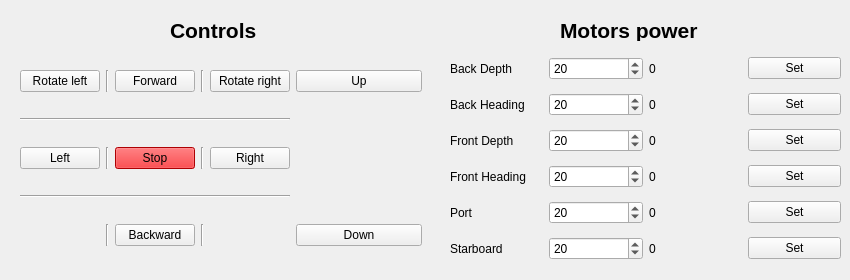
       <widget class="QWidget" name="thrusters">
        <attribute name="title">
         <string>Thrusters</string>
        </attribute>
        <widget class="QWidget" name="gridLayoutWidget">
         <property name="geometry">
          <rect>
           <x>20</x>
           <y>50</y>
           <width>402</width>
           <height>221</height>
          </rect>
         </property>
         <layout class="QGridLayout" name="gridLayout">
          <item row="2" column="1">
           <widget class="Line" name="line_4">
            <property name="orientation">
             <enum>Qt::Vertical</enum>
            </property>
           </widget>
          </item>
          <item row="2" column="0">
           <widget class="QPushButton" name="pushButton_Thruster_Left">
            <property name="text">
             <string>Left</string>
            </property>
           </widget>
          </item>
          <item row="4" column="5">
           <widget class="QPushButton" name="pushButton_Thruster_Down">
            <property name="text">
             <string>Down</string>
            </property>
           </widget>
          </item>
          <item row="2" column="4">
           <widget class="QPushButton" name="pushButton_Thruster_Right">
            <property name="text">
             <string>Right</string>
            </property>
           </widget>
          </item>
          <item row="0" column="2">
           <widget class="QPushButton" name="pushButton_Thruster_For">
            <property name="text">
             <string>Forward</string>
            </property>
           </widget>
          </item>
          <item row="4" column="2">
           <widget class="QPushButton" name="pushButton_Thruster_Back">
            <property name="text">
             <string>Backward</string>
            </property>
           </widget>
          </item>
          <item row="2" column="5">
           <spacer name="horizontalSpacer">
            <property name="orientation">
             <enum>Qt::Horizontal</enum>
            </property>
            <property name="sizeHint" stdset="0">
             <size>
              <width>40</width>
              <height>20</height>
             </size>
            </property>
           </spacer>
          </item>
          <item row="0" column="5">
           <widget class="QPushButton" name="pushButton_Thruster_Up">
            <property name="text">
             <string>Up</string>
            </property>
           </widget>
          </item>
          <item row="2" column="2">
           <widget class="QPushButton" name="pushButton_Thruster_Stop">
            <property name="palette">
             <palette>
              <active>
               <colorrole role="WindowText">
                <brush brushstyle="SolidPattern">
                 <color alpha="255">
                  <red>0</red>
                  <green>0</green>
                  <blue>0</blue>
                 </color>
                </brush>
               </colorrole>
               <colorrole role="Button">
                <brush brushstyle="SolidPattern">
                 <color alpha="255">
                  <red>242</red>
                  <green>0</green>
                  <blue>4</blue>
                 </color>
                </brush>
               </colorrole>
               <colorrole role="Light">
                <brush brushstyle="SolidPattern">
                 <color alpha="255">
                  <red>255</red>
                  <green>108</green>
                  <blue>110</blue>
                 </color>
                </brush>
               </colorrole>
               <colorrole role="Midlight">
                <brush brushstyle="SolidPattern">
                 <color alpha="255">
                  <red>248</red>
                  <green>54</green>
                  <blue>57</blue>
                 </color>
                </brush>
               </colorrole>
               <colorrole role="Dark">
                <brush brushstyle="SolidPattern">
                 <color alpha="255">
                  <red>121</red>
                  <green>0</green>
                  <blue>2</blue>
                 </color>
                </brush>
               </colorrole>
               <colorrole role="Mid">
                <brush brushstyle="SolidPattern">
                 <color alpha="255">
                  <red>161</red>
                  <green>0</green>
                  <blue>2</blue>
                 </color>
                </brush>
               </colorrole>
               <colorrole role="Text">
                <brush brushstyle="SolidPattern">
                 <color alpha="255">
                  <red>0</red>
                  <green>0</green>
                  <blue>0</blue>
                 </color>
                </brush>
               </colorrole>
               <colorrole role="BrightText">
                <brush brushstyle="SolidPattern">
                 <color alpha="255">
                  <red>255</red>
                  <green>255</green>
                  <blue>255</blue>
                 </color>
                </brush>
               </colorrole>
               <colorrole role="ButtonText">
                <brush brushstyle="SolidPattern">
                 <color alpha="255">
                  <red>0</red>
                  <green>0</green>
                  <blue>0</blue>
                 </color>
                </brush>
               </colorrole>
               <colorrole role="Base">
                <brush brushstyle="SolidPattern">
                 <color alpha="255">
                  <red>255</red>
                  <green>255</green>
                  <blue>255</blue>
                 </color>
                </brush>
               </colorrole>
               <colorrole role="Window">
                <brush brushstyle="SolidPattern">
                 <color alpha="255">
                  <red>242</red>
                  <green>0</green>
                  <blue>4</blue>
                 </color>
                </brush>
               </colorrole>
               <colorrole role="Shadow">
                <brush brushstyle="SolidPattern">
                 <color alpha="255">
                  <red>0</red>
                  <green>0</green>
                  <blue>0</blue>
                 </color>
                </brush>
               </colorrole>
               <colorrole role="AlternateBase">
                <brush brushstyle="SolidPattern">
                 <color alpha="255">
                  <red>248</red>
                  <green>127</green>
                  <blue>129</blue>
                 </color>
                </brush>
               </colorrole>
               <colorrole role="ToolTipBase">
                <brush brushstyle="SolidPattern">
                 <color alpha="255">
                  <red>255</red>
                  <green>255</green>
                  <blue>220</blue>
                 </color>
                </brush>
               </colorrole>
               <colorrole role="ToolTipText">
                <brush brushstyle="SolidPattern">
                 <color alpha="255">
                  <red>0</red>
                  <green>0</green>
                  <blue>0</blue>
                 </color>
                </brush>
               </colorrole>
              </active>
              <inactive>
               <colorrole role="WindowText">
                <brush brushstyle="SolidPattern">
                 <color alpha="255">
                  <red>0</red>
                  <green>0</green>
                  <blue>0</blue>
                 </color>
                </brush>
               </colorrole>
               <colorrole role="Button">
                <brush brushstyle="SolidPattern">
                 <color alpha="255">
                  <red>242</red>
                  <green>0</green>
                  <blue>4</blue>
                 </color>
                </brush>
               </colorrole>
               <colorrole role="Light">
                <brush brushstyle="SolidPattern">
                 <color alpha="255">
                  <red>255</red>
                  <green>108</green>
                  <blue>110</blue>
                 </color>
                </brush>
               </colorrole>
               <colorrole role="Midlight">
                <brush brushstyle="SolidPattern">
                 <color alpha="255">
                  <red>248</red>
                  <green>54</green>
                  <blue>57</blue>
                 </color>
                </brush>
               </colorrole>
               <colorrole role="Dark">
                <brush brushstyle="SolidPattern">
                 <color alpha="255">
                  <red>121</red>
                  <green>0</green>
                  <blue>2</blue>
                 </color>
                </brush>
               </colorrole>
               <colorrole role="Mid">
                <brush brushstyle="SolidPattern">
                 <color alpha="255">
                  <red>161</red>
                  <green>0</green>
                  <blue>2</blue>
                 </color>
                </brush>
               </colorrole>
               <colorrole role="Text">
                <brush brushstyle="SolidPattern">
                 <color alpha="255">
                  <red>0</red>
                  <green>0</green>
                  <blue>0</blue>
                 </color>
                </brush>
               </colorrole>
               <colorrole role="BrightText">
                <brush brushstyle="SolidPattern">
                 <color alpha="255">
                  <red>255</red>
                  <green>255</green>
                  <blue>255</blue>
                 </color>
                </brush>
               </colorrole>
               <colorrole role="ButtonText">
                <brush brushstyle="SolidPattern">
                 <color alpha="255">
                  <red>0</red>
                  <green>0</green>
                  <blue>0</blue>
                 </color>
                </brush>
               </colorrole>
               <colorrole role="Base">
                <brush brushstyle="SolidPattern">
                 <color alpha="255">
                  <red>255</red>
                  <green>255</green>
                  <blue>255</blue>
                 </color>
                </brush>
               </colorrole>
               <colorrole role="Window">
                <brush brushstyle="SolidPattern">
                 <color alpha="255">
                  <red>242</red>
                  <green>0</green>
                  <blue>4</blue>
                 </color>
                </brush>
               </colorrole>
               <colorrole role="Shadow">
                <brush brushstyle="SolidPattern">
                 <color alpha="255">
                  <red>0</red>
                  <green>0</green>
                  <blue>0</blue>
                 </color>
                </brush>
               </colorrole>
               <colorrole role="AlternateBase">
                <brush brushstyle="SolidPattern">
                 <color alpha="255">
                  <red>248</red>
                  <green>127</green>
                  <blue>129</blue>
                 </color>
                </brush>
               </colorrole>
               <colorrole role="ToolTipBase">
                <brush brushstyle="SolidPattern">
                 <color alpha="255">
                  <red>255</red>
                  <green>255</green>
                  <blue>220</blue>
                 </color>
                </brush>
               </colorrole>
               <colorrole role="ToolTipText">
                <brush brushstyle="SolidPattern">
                 <color alpha="255">
                  <red>0</red>
                  <green>0</green>
                  <blue>0</blue>
                 </color>
                </brush>
               </colorrole>
              </inactive>
              <disabled>
               <colorrole role="WindowText">
                <brush brushstyle="SolidPattern">
                 <color alpha="255">
                  <red>121</red>
                  <green>0</green>
                  <blue>2</blue>
                 </color>
                </brush>
               </colorrole>
               <colorrole role="Button">
                <brush brushstyle="SolidPattern">
                 <color alpha="255">
                  <red>242</red>
                  <green>0</green>
                  <blue>4</blue>
                 </color>
                </brush>
               </colorrole>
               <colorrole role="Light">
                <brush brushstyle="SolidPattern">
                 <color alpha="255">
                  <red>255</red>
                  <green>108</green>
                  <blue>110</blue>
                 </color>
                </brush>
               </colorrole>
               <colorrole role="Midlight">
                <brush brushstyle="SolidPattern">
                 <color alpha="255">
                  <red>248</red>
                  <green>54</green>
                  <blue>57</blue>
                 </color>
                </brush>
               </colorrole>
               <colorrole role="Dark">
                <brush brushstyle="SolidPattern">
                 <color alpha="255">
                  <red>121</red>
                  <green>0</green>
                  <blue>2</blue>
                 </color>
                </brush>
               </colorrole>
               <colorrole role="Mid">
                <brush brushstyle="SolidPattern">
                 <color alpha="255">
                  <red>161</red>
                  <green>0</green>
                  <blue>2</blue>
                 </color>
                </brush>
               </colorrole>
               <colorrole role="Text">
                <brush brushstyle="SolidPattern">
                 <color alpha="255">
                  <red>121</red>
                  <green>0</green>
                  <blue>2</blue>
                 </color>
                </brush>
               </colorrole>
               <colorrole role="BrightText">
                <brush brushstyle="SolidPattern">
                 <color alpha="255">
                  <red>255</red>
                  <green>255</green>
                  <blue>255</blue>
                 </color>
                </brush>
               </colorrole>
               <colorrole role="ButtonText">
                <brush brushstyle="SolidPattern">
                 <color alpha="255">
                  <red>121</red>
                  <green>0</green>
                  <blue>2</blue>
                 </color>
                </brush>
               </colorrole>
               <colorrole role="Base">
                <brush brushstyle="SolidPattern">
                 <color alpha="255">
                  <red>242</red>
                  <green>0</green>
                  <blue>4</blue>
                 </color>
                </brush>
               </colorrole>
               <colorrole role="Window">
                <brush brushstyle="SolidPattern">
                 <color alpha="255">
                  <red>242</red>
                  <green>0</green>
                  <blue>4</blue>
                 </color>
                </brush>
               </colorrole>
               <colorrole role="Shadow">
                <brush brushstyle="SolidPattern">
                 <color alpha="255">
                  <red>0</red>
                  <green>0</green>
                  <blue>0</blue>
                 </color>
                </brush>
               </colorrole>
               <colorrole role="AlternateBase">
                <brush brushstyle="SolidPattern">
                 <color alpha="255">
                  <red>242</red>
                  <green>0</green>
                  <blue>4</blue>
                 </color>
                </brush>
               </colorrole>
               <colorrole role="ToolTipBase">
                <brush brushstyle="SolidPattern">
                 <color alpha="255">
                  <red>255</red>
                  <green>255</green>
                  <blue>220</blue>
                 </color>
                </brush>
               </colorrole>
               <colorrole role="ToolTipText">
                <brush brushstyle="SolidPattern">
                 <color alpha="255">
                  <red>0</red>
                  <green>0</green>
                  <blue>0</blue>
                 </color>
                </brush>
               </colorrole>
              </disabled>
             </palette>
            </property>
            <property name="text">
             <string>Stop</string>
            </property>
           </widget>
          </item>
          <item row="0" column="0">
           <widget class="QPushButton" name="pushButton_Thruster_Rot_L">
            <property name="text">
             <string>Rotate left</string>
            </property>
           </widget>
          </item>
          <item row="0" column="4">
           <widget class="QPushButton" name="pushButton_Thruster_Rot_R">
            <property name="text">
             <string>Rotate right</string>
            </property>
           </widget>
          </item>
          <item row="2" column="3">
           <widget class="Line" name="line_5">
            <property name="orientation">
             <enum>Qt::Vertical</enum>
            </property>
           </widget>
          </item>
          <item row="0" column="1">
           <widget class="Line" name="line_6">
            <property name="orientation">
             <enum>Qt::Vertical</enum>
            </property>
           </widget>
          </item>
          <item row="0" column="3">
           <widget class="Line" name="line_7">
            <property name="orientation">
             <enum>Qt::Vertical</enum>
            </property>
           </widget>
          </item>
          <item row="4" column="1">
           <widget class="Line" name="line_8">
            <property name="orientation">
             <enum>Qt::Vertical</enum>
            </property>
           </widget>
          </item>
          <item row="4" column="3">
           <widget class="Line" name="line_9">
            <property name="orientation">
             <enum>Qt::Vertical</enum>
            </property>
           </widget>
          </item>
          <item row="1" column="0" colspan="5">
           <widget class="Line" name="line_3">
            <property name="orientation">
             <enum>Qt::Horizontal</enum>
            </property>
           </widget>
          </item>
          <item row="3" column="0" colspan="5">
           <widget class="Line" name="line_2">
            <property name="orientation">
             <enum>Qt::Horizontal</enum>
            </property>
           </widget>
          </item>
         </layout>
        </widget>
        <widget class="QWidget" name="gridLayoutWidget_2">
         <property name="geometry">
          <rect>
           <x>450</x>
           <y>50</y>
           <width>391</width>
           <height>221</height>
          </rect>
         </property>
         <layout class="QGridLayout" name="gridLayout_3">
          <item row="4" column="1">
           <widget class="QSpinBox" name="spinBox_Thruster_Port">
            <property name="value">
             <number>20</number>
            </property>
           </widget>
          </item>
          <item row="3" column="1">
           <widget class="QSpinBox" name="spinBox_Thruster_Front_Heading">
            <property name="value">
             <number>20</number>
            </property>
           </widget>
          </item>
          <item row="0" column="0">
           <widget class="QLabel" name="label_6">
            <property name="text">
             <string>Back Depth</string>
            </property>
           </widget>
          </item>
          <item row="1" column="1">
           <widget class="QSpinBox" name="spinBox_Thruster_Back_Heading">
            <property name="value">
             <number>20</number>
            </property>
           </widget>
          </item>
          <item row="5" column="1">
           <widget class="QSpinBox" name="spinBox_Thruster_Starboard">
            <property name="value">
             <number>20</number>
            </property>
           </widget>
          </item>
          <item row="0" column="1">
           <widget class="QSpinBox" name="spinBox_Thruster_Back_Depth">
            <property name="value">
             <number>20</number>
            </property>
           </widget>
          </item>
          <item row="5" column="0">
           <widget class="QLabel" name="label">
            <property name="text">
             <string>Starboard</string>
            </property>
           </widget>
          </item>
          <item row="2" column="0">
           <widget class="QLabel" name="label_4">
            <property name="text">
             <string>Front Depth</string>
            </property>
           </widget>
          </item>
          <item row="2" column="1">
           <widget class="QSpinBox" name="spinBox_Thruster_Front_Depth">
            <property name="value">
             <number>20</number>
            </property>
           </widget>
          </item>
          <item row="4" column="0">
           <widget class="QLabel" name="label_2">
            <property name="text">
             <string>Port</string>
            </property>
           </widget>
          </item>
          <item row="1" column="0">
           <widget class="QLabel" name="label_5">
            <property name="text">
             <string>Back Heading</string>
            </property>
           </widget>
          </item>
          <item row="3" column="0">
           <widget class="QLabel" name="label_3">
            <property name="text">
             <string>Front Heading</string>
            </property>
           </widget>
          </item>
          <item row="0" column="2">
           <widget class="QLabel" name="label_Thruster_Speed_Bd">
            <property name="text">
             <string>0</string>
            </property>
           </widget>
          </item>
          <item row="1" column="2">
           <widget class="QLabel" name="label_Thruster_Speed_Bh">
            <property name="text">
             <string>0</string>
            </property>
           </widget>
          </item>
          <item row="3" column="2">
           <widget class="QLabel" name="label_Thruster_Speed_Fh">
            <property name="text">
             <string>0</string>
            </property>
           </widget>
          </item>
          <item row="2" column="2">
           <widget class="QLabel" name="label_Thruster_Speed_Fd">
            <property name="text">
             <string>0</string>
            </property>
           </widget>
          </item>
          <item row="4" column="2">
           <widget class="QLabel" name="label_Thruster_Speed_P">
            <property name="text">
             <string>0</string>
            </property>
           </widget>
          </item>
          <item row="5" column="2">
           <widget class="QLabel" name="label_Thruster_Speed_S">
            <property name="text">
             <string>0</string>
            </property>
           </widget>
          </item>
          <item row="0" column="3">
           <widget class="QPushButton" name="pushButton_Thruster_Speed_Bd">
            <property name="text">
             <string>Set</string>
            </property>
           </widget>
          </item>
          <item row="1" column="3">
           <widget class="QPushButton" name="pushButton_Thruster_Speed_Bh">
            <property name="text">
             <string>Set</string>
            </property>
           </widget>
          </item>
          <item row="2" column="3">
           <widget class="QPushButton" name="pushButton_Thruster_Speed_Fd">
            <property name="text">
             <string>Set</string>
            </property>
           </widget>
          </item>
          <item row="4" column="3">
           <widget class="QPushButton" name="pushButton_Thruster_Speed_P">
            <property name="text">
             <string>Set</string>
            </property>
           </widget>
          </item>
          <item row="3" column="3">
           <widget class="QPushButton" name="pushButton_Thruster_Speed_Fh">
            <property name="text">
             <string>Set</string>
            </property>
           </widget>
          </item>
          <item row="5" column="3">
           <widget class="QPushButton" name="pushButton_Thruster_Speed_S">
            <property name="text">
             <string>Set</string>
            </property>
           </widget>
          </item>
         </layout>
        </widget>
        <widget class="QLabel" name="label_7">
         <property name="geometry">
          <rect>
           <x>560</x>
           <y>20</y>
           <width>151</width>
           <height>21</height>
          </rect>
         </property>
         <property name="font">
          <font>
           <pointsize>16</pointsize>
           <weight>75</weight>
           <bold>true</bold>
          </font>
         </property>
         <property name="text">
          <string>Motors power</string>
         </property>
        </widget>
        <widget class="QLabel" name="label_8">
         <property name="geometry">
          <rect>
           <x>170</x>
           <y>20</y>
           <width>151</width>
           <height>21</height>
          </rect>
         </property>
         <property name="font">
          <font>
           <pointsize>16</pointsize>
           <weight>75</weight>
           <bold>true</bold>
          </font>
         </property>
         <property name="text">
          <string>Controls</string>
         </property>
        </widget>
       </widget>
